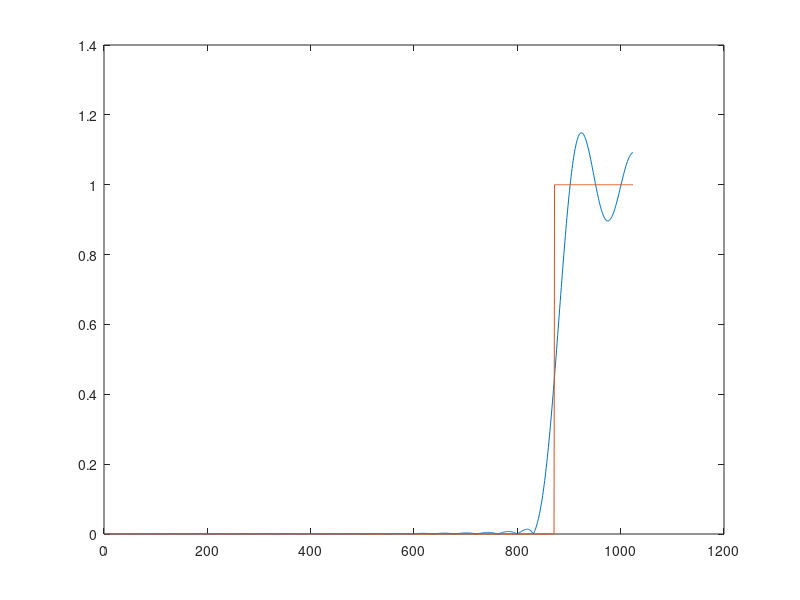

MATLAB code for this plot:
clear all; clc; close all

N=24;   %fixed
L=1024; %fixed
dw = pi/(L-1);
wp = 0.85;  %fixed
ws = 0.82;

pe = ceil(wp*L);
se = ceil(ws*L);

d = [zeros(pe, 1); ones(L-pe, 1)];
Q = [ones(L, 1) cos((0:L-1)'*(1:(N-1))*dw)];

pm = 0.1;
sm = 1.0;
w = [sm*ones(se, 1); zeros(pe - se, 1); pm*ones(L - pe, 1)];
W = diag(w);

a = (Q'*W^2*Q)\(Q'*W^2*d);

coef = [flipud(a(2:end))/2; a(1); a(2:end)/2];

H = fft(coef, 2*L);
figure(1); plot(1:length(H(1:L)), abs(H(1:L)), 1:length(H(1:L)), d)
pause;
saveas(figure(1), strcat('img_report_hp',"_", num2str(ws),"_",num2str(pm), "_", num2str(sm),'.png'))